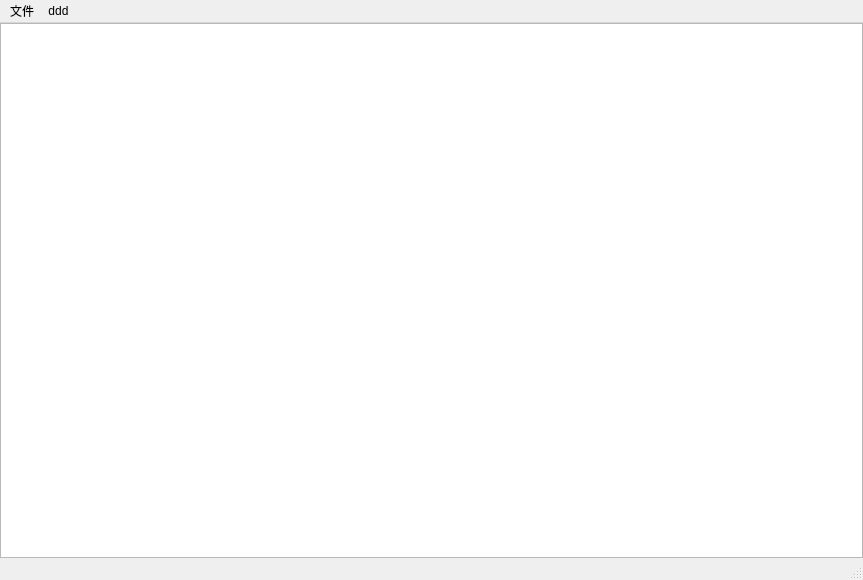
<?xml version="1.0" encoding="UTF-8"?>
<ui version="4.0">
 <class>MainWindow</class>
 <widget class="QMainWindow" name="MainWindow">
  <property name="geometry">
   <rect>
    <x>0</x>
    <y>0</y>
    <width>863</width>
    <height>580</height>
   </rect>
  </property>
  <property name="windowTitle">
   <string>MainWindow</string>
  </property>
  <widget class="QWidget" name="centralwidget">
   <layout class="QHBoxLayout" name="horizontalLayout_2">
    <property name="leftMargin">
     <number>0</number>
    </property>
    <property name="topMargin">
     <number>0</number>
    </property>
    <property name="rightMargin">
     <number>0</number>
    </property>
    <property name="bottomMargin">
     <number>0</number>
    </property>
    <item>
     <layout class="QHBoxLayout" name="horizontalLayout">
      <item>
       <widget class="QTreeView" name="treeView">
        <property name="sizeIncrement">
         <size>
          <width>200</width>
          <height>0</height>
         </size>
        </property>
       </widget>
      </item>
     </layout>
    </item>
   </layout>
  </widget>
  <widget class="QMenuBar" name="menubar">
   <property name="geometry">
    <rect>
     <x>0</x>
     <y>0</y>
     <width>863</width>
     <height>37</height>
    </rect>
   </property>
   <widget class="QMenu" name="menuFile">
    <property name="title">
     <string>文件</string>
    </property>
    <addaction name="actionOpenFile"/>
   </widget>
   <widget class="QMenu" name="menuddd">
    <property name="title">
     <string>ddd</string>
    </property>
   </widget>
   <addaction name="menuFile"/>
   <addaction name="menuddd"/>
  </widget>
  <widget class="QStatusBar" name="statusbar"/>
  <action name="actionOpenFile">
   <property name="text">
    <string>打开文件</string>
   </property>
  </action>
 </widget>
 <resources/>
 <connections/>
</ui>
